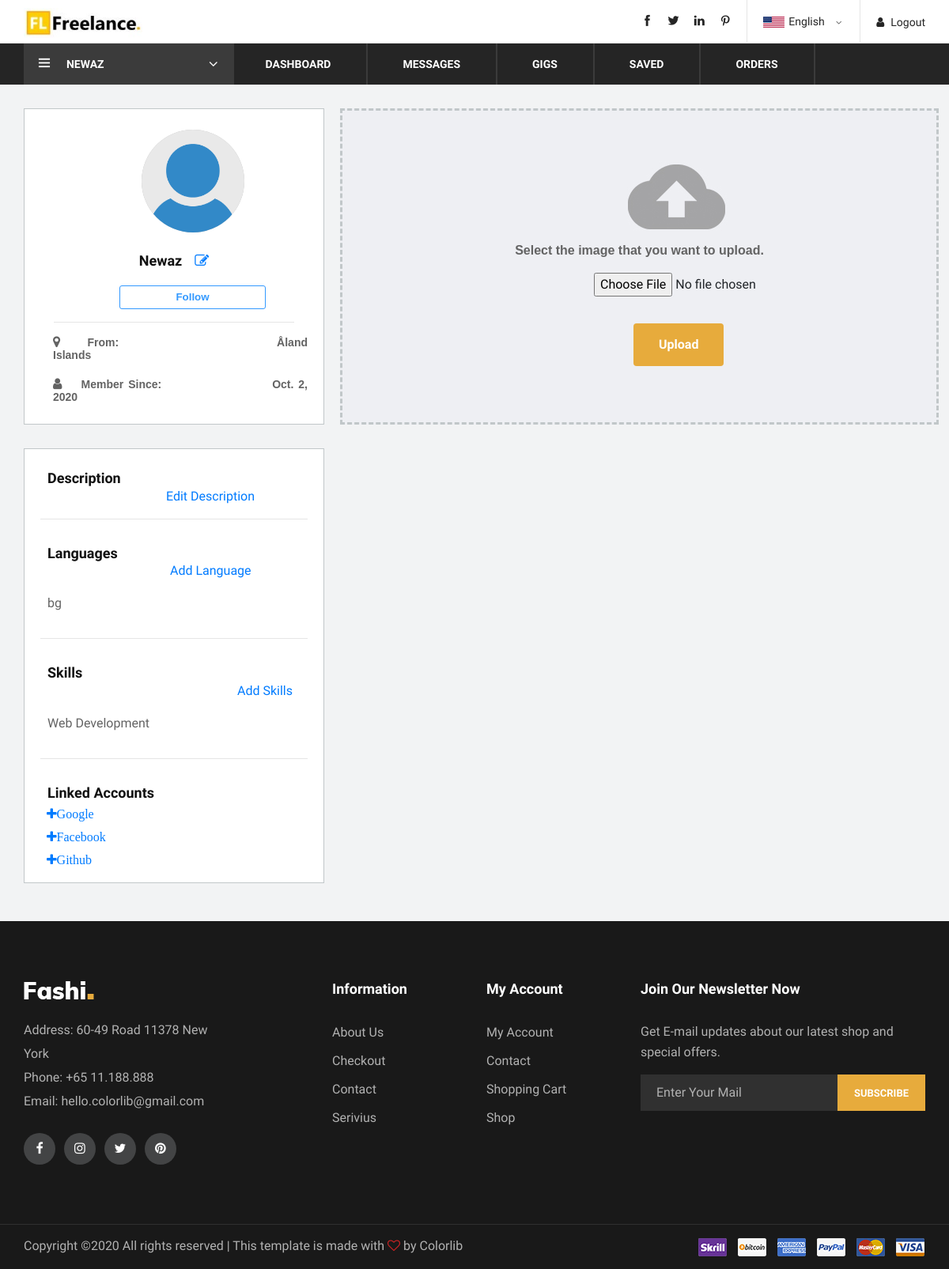
Page /profile/changeprofilepic/ (signed in) on the earlier database version.
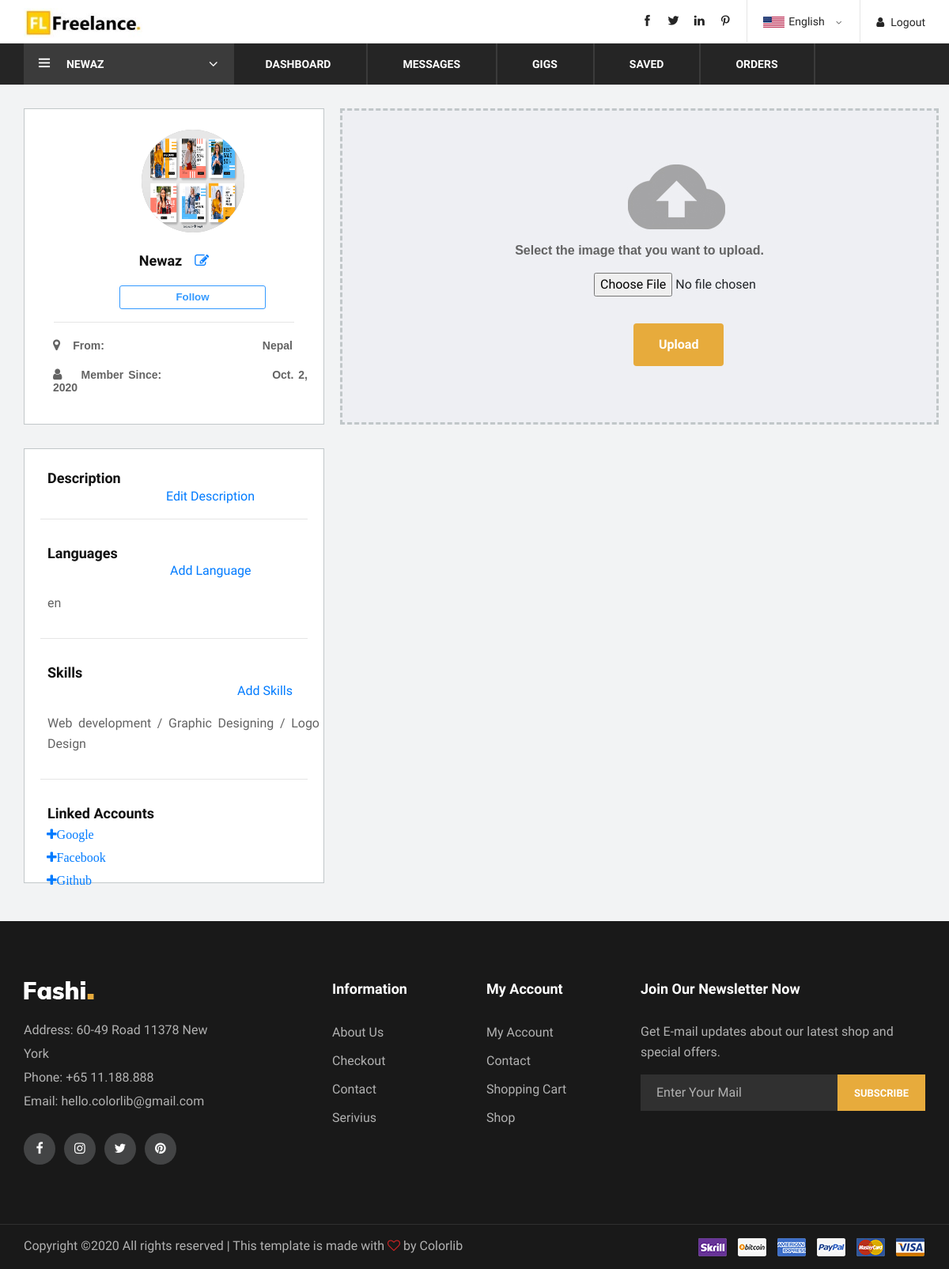
Same page on the later database version.
### Profile/models.py (models this page shows, shortened)
class MyProfile(models.Model):
    user = models.OneToOneField(Account,on_delete=models.CASCADE,default=1)
    full_name = models.CharField(max_length=50, null=True)
    description = models.CharField(max_length=300, null=True,blank=True, help_text="This is the grey text")
    country = CountryField(null=True,blank=True)
    profile_image = models.ImageField(default="img/default_profile_img.jpg",upload_to='user_profile_img',blank=True,null=True)
    gender = models.CharField(max_length=30,choices=gender_list)
    contact_no = models.CharField(max_length=15)
    skills = models.CharField(max_length=100,null=True,blank=True)
    languages = LanguageField(max_length=50,null=True,blank=True)
    google = models.URLField(blank=True, null=True)
    facebook = models.URLField(blank=True,null=True)
    github = models.URLField(blank=True,null=True)
    profile_set = models.BooleanField(default=False,null=True,blank=True)

### Profile/views.py (the view, shortened to what this page needs)
# urls.py: path('changeprofilepic/',views.changeprofilepic,name='changeprofilepic'),
@login_required
def changeprofilepic(request):
    user_id = request.user.id
    userinfo = MyProfile.objects.get(user_id=user_id)
    return render(request,'userprofile/change_profile_picture.html',context={'userinfo':userinfo})

### templates/userprofile/change_profile_picture.html (shortened to what the changed rows need)
{% extends 'master/dashboard_base.html' %}
{% load static %}
{% block body %}
<div class="row pb-5" style="background-color: #F2F3F4;">
        <div class="col-lg-4">
            <div id="card1" style=" width:100%; height:400px; border:1px solid #C1C7C9;padding-left:150px;text-align: justify; background-color: #FFF;margin: 30px 30px auto;
    /* top, left, bottom*/ padding: 10px 20px 30px; float: left; ">
                <header>
                    <div class="imgcir pl-5 pt-3" style="margin-left: 80px;">
                      {% if userinfo.profile_image %}
                        <img class="rounded-circle" src="{{ userinfo.profile_image.url }}" style="height: 130px;width: 130px;background-color: #bbb;margin:auto;border-radius: 50%;display: inline-block;">
                      {% else %}
                        <img class="rounded-circle" src="{% static 'img/default_profile_img.jpg' %}" style="height: 130px;width: 130px;background-color: #bbb;margin:auto;border-radius: 50%;display: inline-block;">
                      {% endif %}
                    </div>
                </header>
               <p style="font-family:serif;"><i class="fa fa-map-marker pl-3">&nbsp&nbsp&nbsp&nbsp<b style="font-family: 'Helvetica';font-size:14px; ">From:</b><b style="font-family: 'Helvetica';padding-left:200px;font-size: 14px;">{{userinfo.country.name}}</b></i></p>
            </div>
            <div id="card2" style=" width:100%; height:550px; border:1px solid #C1C7C9;padding-left:150px;text-align: justify; background-color: #FFF;margin: 30px 30px auto;
    /* top, left, bottom*/ padding: 10px 20px 30px; float: left; ">
              <div class="row pl-4 pt-3">
                  <p>{{userinfo.languages}}</p>
            	</div>
              <div class="row pl-4 pt-3">
                  <p>{{userinfo.skills}}</p>
            	</div>
              <a href=""><i class="fa fa-plus pl-2 pt-2">Google</i></a><br>
              <a href=""><i class="fa fa-plus pl-2 pt-2">Facebook</i></a><br>
              <a href=""><i class="fa fa-plus pl-2 pt-2">Github</i></a><br>
            </div>
        </div>
    </div>
{% endblock %}

Differences in the rows shown:
removed MyProfile: country.name "Åland Islands", languages "bg", skills "Web Development"
added MyProfile: profile_image (picture), country.name "Nepal", languages "en", skills "Web development / Graphic Designing / Logo Design"
